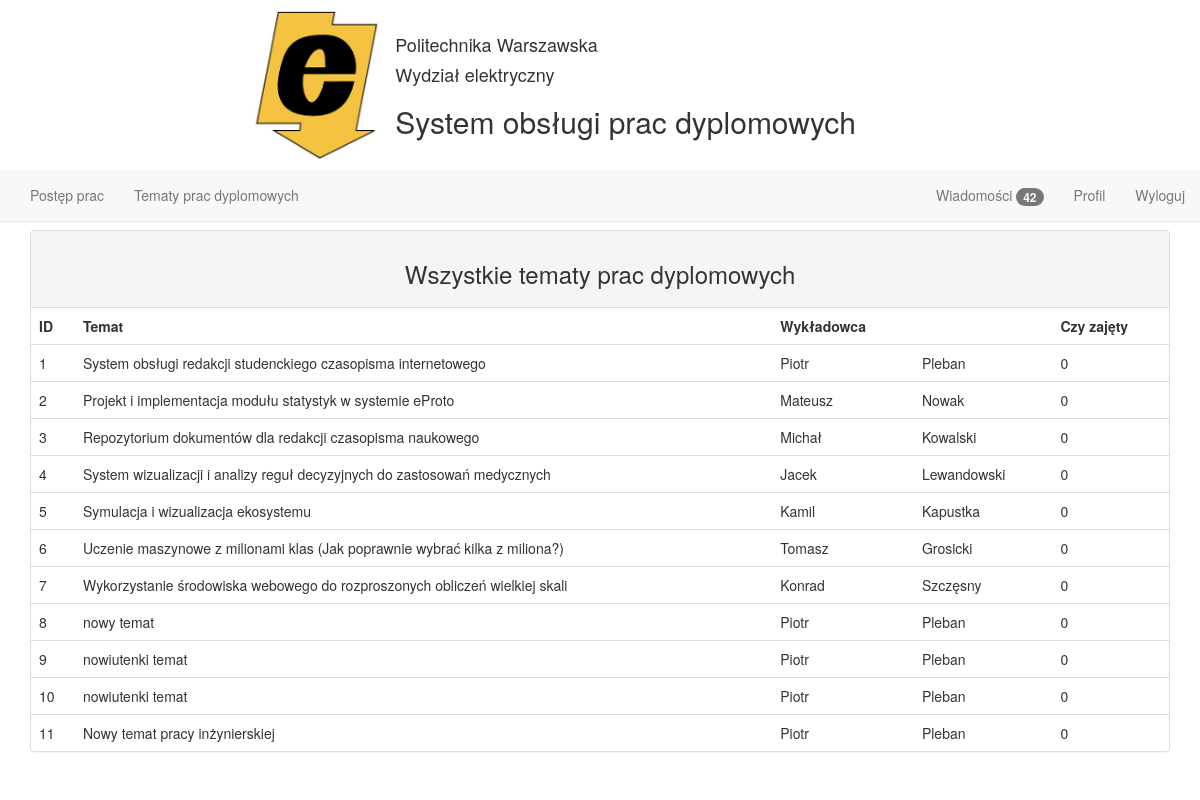
/student_subjects, run on an earlier commit of the app's database.
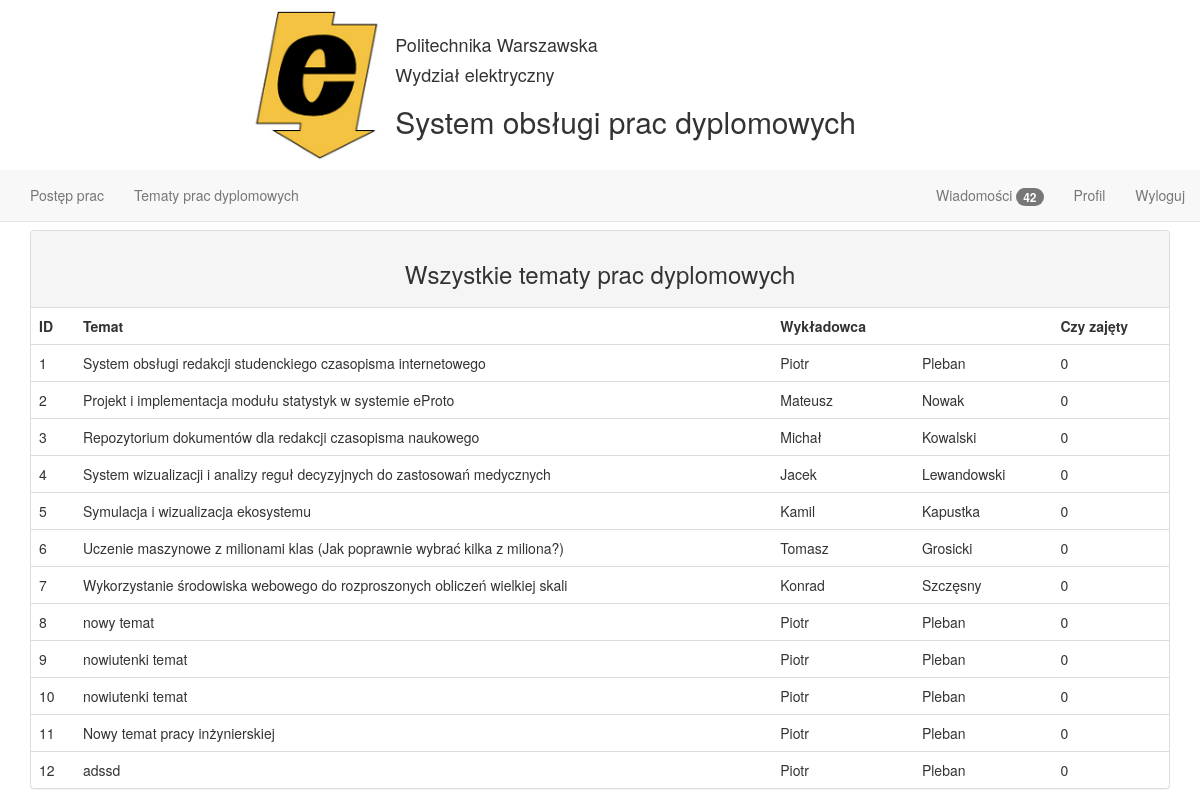
And on a later commit of the database.
### tables this page shows
CREATE TABLE temat_pracy(
  id_tematu INTEGER PRIMARY KEY AUTOINCREMENT,
  id_wykladowca INTEGER,
  temat TEXT NOT NULL,
  czy_zajety INTEGER,
  FOREIGN KEY (id_wykladowca) REFERENCES wykladowca(id_wykladowcy)
);

CREATE TABLE wykladowca(
  id_wykladowcy INTEGER PRIMARY KEY AUTOINCREMENT,
  imie TEXT NOT NULL,
  nazwisko TEXT NOT NULL,
  email TEXT NOT NULL,
  haslo TEXT NOT NULL
);

### main.py (the view)
@app.route('/student_subjects')
def student_subjects():
    cur = g.db.execute(
        'SELECT temat_pracy.id_tematu, temat_pracy.temat, temat_pracy.czy_zajety, wykladowca.imie, wykladowca.nazwisko FROM temat_pracy INNER JOIN wykladowca ON temat_pracy.id_wykladowca=wykladowca.id_wykladowcy;')
    subjects = [dict(id=row[0], temat=row[1], czy_zajety=row[2], imie=row[3], nazwisko=row[4]) for row in
                cur.fetchall()]
    return render_template('student_subjects.html', subjects=subjects)

### main.py (called while the page is built)
def connect_db():
    return sqlite3.connect(app.config['DATABASE'])

@app.before_request
def before_request():
    g.db = connect_db()

@app.teardown_request
def teardown_request(exception):
    db = getattr(g, 'db', None)
    if db is not None:
        db.close()

### templates/student_subjects.html
{% extends "student_layout.html" %} {% block main %}
    <div class="panel panel-default">
        <div class="panel-heading text-center"><h3>Wszystkie tematy prac dyplomowych</h3></div>
        <table class="table">
            <thead>
            <tr>
                <td>ID</td>
                <td>Temat</td>
                <td>Wykładowca</td>
                <td></td>
                <td>Czy zajęty</td>
            </tr>
            </thead>
            <tbody>
            {% for subjects in subjects %}
                <tr>
                    <td>{{ subjects.id }}</td>
                    <td>{{ subjects.temat }}</td>
                    <td>{{ subjects.imie }}</td>
                    <td>{{ subjects.nazwisko }}</td>
                    <td>{{ subjects.czy_zajety }}</td>
                </tr>
            {% endfor %}
            </tbody>
        </table>
    </div>
{% endblock %}

What changed in the data, as far as the page shows it:
added temat_pracy: id "12", temat "adssd", imie "Piotr", nazwisko "Pleban", czy_zajety "0"
